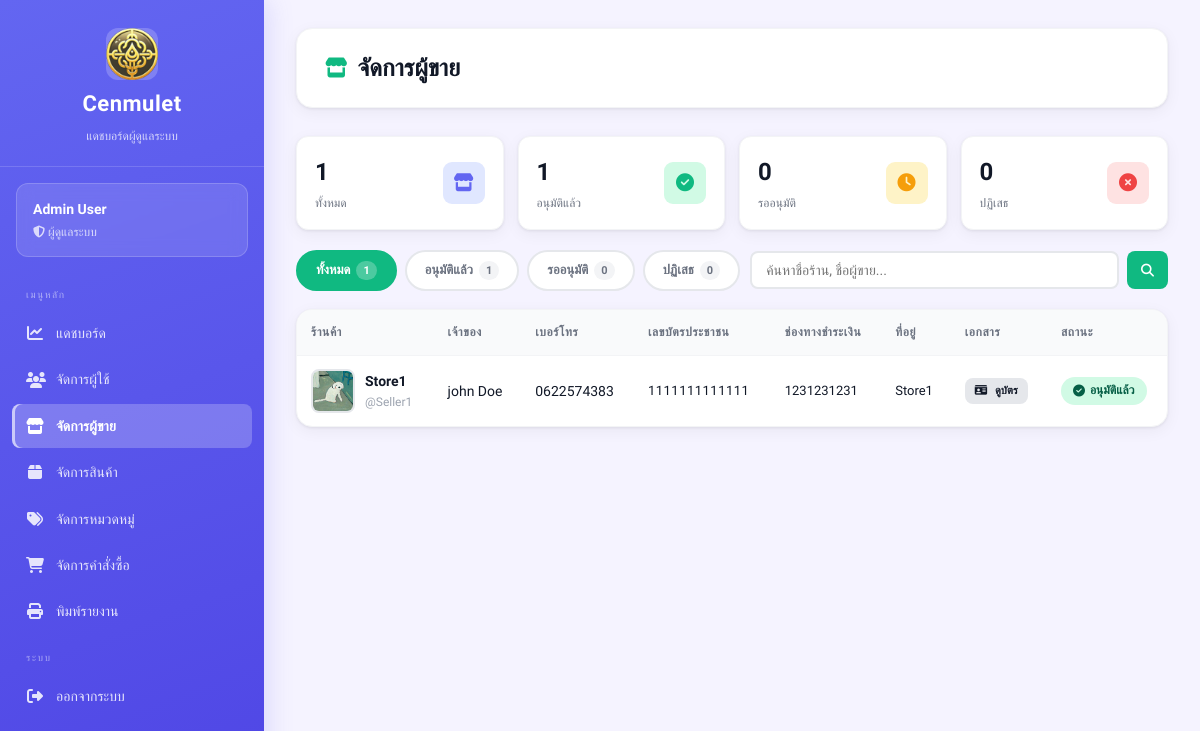
/views/admin/sellers.php (signed in), run on an earlier commit of the app's database.
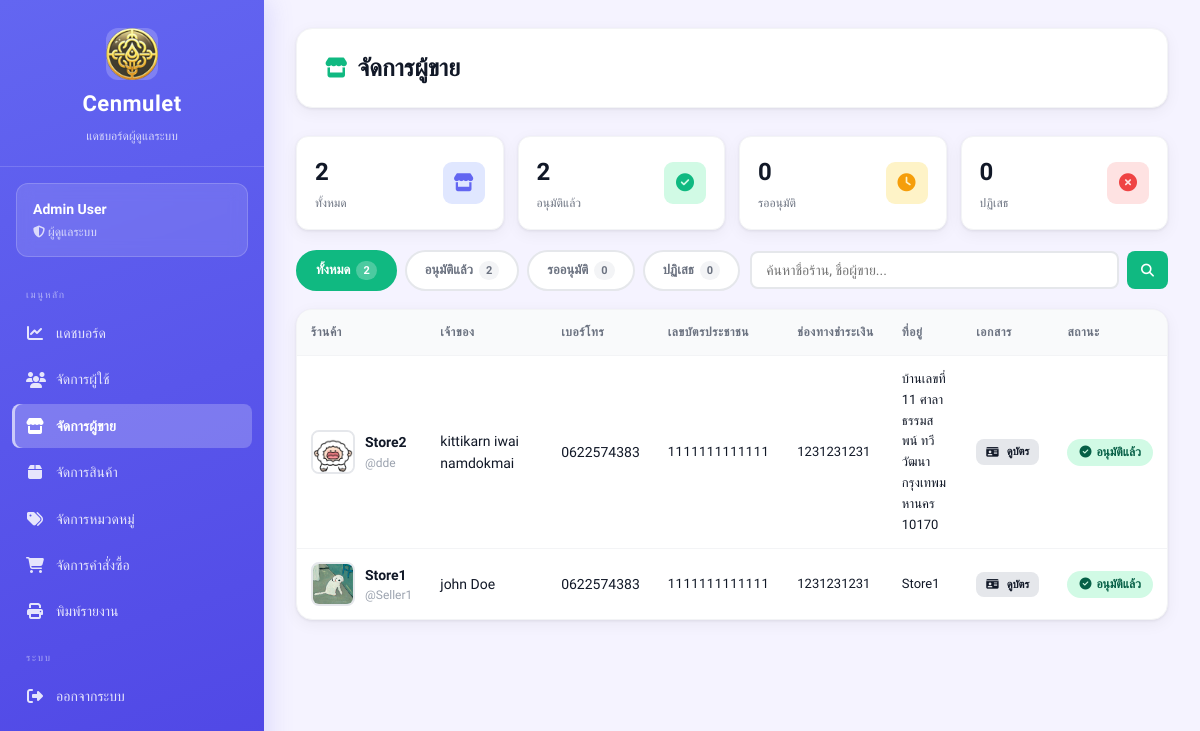
And on a later commit of the database.
### tables this page shows
CREATE TABLE sellers (
    id INTEGER PRIMARY KEY AUTOINCREMENT,
    fullname TEXT,
    store_name TEXT,
    username TEXT UNIQUE,
    password TEXT,
    address TEXT,
    img_store TEXT,
    tel TEXT,
    pay_contax TEXT,
    id_per TEXT,
    img_per TEXT,

    status TEXT DEFAULT 'pending',
    reject_reason TEXT,
    reviewed_at DATETIME
);

### views/admin/sellers.php (the view, shortened to what this page needs)
<?php
require_once __DIR__ . "/../../config/db.php";
$admin_id = $_SESSION['user_id'];
$stmt = $db->prepare("SELECT * FROM admins WHERE id = :id");
$stmt->execute([':id' => $admin_id]);
$admin = $stmt->fetch(PDO::FETCH_ASSOC);
$filter  = $_GET['filter'] ?? 'all';
$search  = trim($_GET['search'] ?? '');
$conditions = [];
$params     = [];
$where = $conditions ? "WHERE " . implode(" AND ", $conditions) : "";
$stmt = $db->prepare("SELECT * FROM sellers $where ORDER BY id DESC");
$stmt->execute($params);
$sellers = $stmt->fetchAll(PDO::FETCH_ASSOC);
$n_all      = $db->query("SELECT COUNT(*) FROM sellers")->fetchColumn();
$n_approved = $db->query("SELECT COUNT(*) FROM sellers WHERE status='approved'")->fetchColumn();
$pending_sellers = $db->query("SELECT COUNT(*) FROM sellers WHERE status='pending'")->fetchColumn();
$n_rejected = $db->query("SELECT COUNT(*) FROM sellers WHERE status='rejected'")->fetchColumn();
?>
<!DOCTYPE html>
<html lang="th">
<head>
    <link rel="stylesheet" href="/public/css/dashboard.css">
    <link rel="stylesheet" href="https://cdnjs.cloudflare.com/ajax/libs/font-awesome/6.5.1/css/all.min.css">
</head>
<body class="admin">
<div class="dashboard-container">
<?php include __DIR__ . '/_sidebar.php'; ?>
<main class="main-content">
    <div class="top-bar">
        <h1><i class="fa-solid fa-store"></i> จัดการผู้ขาย</h1>
    </div>
    <div class="stats-mini" style="margin-bottom:20px">
        <div class="stat-mini">
            <div><div class="stat-mini-value"><?php echo $n_all; ?></div><div class="stat-mini-label">ทั้งหมด</div></div>
            <div class="stat-mini-icon" style="background:#e0e7ff;color:#6366f1"><i class="fa-solid fa-store"></i></div>
        </div>
        <div class="stat-mini">
            <div><div class="stat-mini-value"><?php echo $n_approved; ?></div><div class="stat-mini-label">อนุมัติแล้ว</div></div>
            <div class="stat-mini-icon" style="background:#d1fae5;color:#10b981"><i class="fa-solid fa-check-circle"></i></div>
        </div>
        <div class="stat-mini">
            <div><div class="stat-mini-value"><?php echo $pending_sellers; ?></div><div class="stat-mini-label">รออนุมัติ</div></div>
            <div class="stat-mini-icon" style="background:#fef3c7;color:#f59e0b"><i class="fa-solid fa-clock"></i></div>
        </div>
        <div class="stat-mini">
            <div><div class="stat-mini-value"><?php echo $n_rejected; ?></div><div class="stat-mini-label">ปฏิเสธ</div></div>
            <div class="stat-mini-icon" style="background:#fee2e2;color:#ef4444"><i class="fa-solid fa-times-circle"></i></div>
        </div>
    </div>
    <div style="display:flex;gap:10px;flex-wrap:wrap;margin-bottom:18px;align-items:center">
        <div class="filter-tabs" style="margin-bottom:0">
            <a href="?filter=all<?php echo $search ? '&search='.urlencode($search) : ''; ?>"
               class="filter-tab <?php echo $filter==='all'      ? 'active':'' ?>">ทั้งหมด <span class="tab-count"><?php echo $n_all; ?></span></a>
            <a href="?filter=approved<?php echo $search ? '&search='.urlencode($search) : ''; ?>"
               class="filter-tab <?php echo $filter==='approved' ? 'active':'' ?>">อนุมัติแล้ว <span class="tab-count"><?php echo $n_approved; ?></span></a>
            <a href="?filter=pending<?php echo $search ? '&search='.urlencode($search) : ''; ?>"
               class="filter-tab <?php echo $filter==='pending'  ? 'active':'' ?>">รออนุมัติ <span class="tab-count"><?php echo $pending_sellers; ?></span></a>
            <a href="?filter=rejected<?php echo $search ? '&search='.urlencode($search) : ''; ?>"
               class="filter-tab <?php echo $filter==='rejected' ? 'active':'' ?>">ปฏิเสธ <span class="tab-count"><?php echo $n_rejected; ?></span></a>
        </div>
        <form method="GET" style="display:flex;gap:8px;flex:1;min-width:200px">
            <input type="text" name="search" value="<?php echo htmlspecialchars($search); ?>"
                   placeholder="ค้นหาชื่อร้าน, ชื่อผู้ขาย..."
                   style="flex:1;padding:9px 14px;border:2px solid #e5e7eb;border-radius:8px;font-family:inherit;font-size:14px">
            <button type="submit" class="btn btn-primary btn-sm"><i class="fa-solid fa-search"></i></button>
        </form>
    </div>
    <div class="card">
        <div class="table-wrapper">
        <?php if (count($sellers) > 0): ?>
        <table>
            <thead>
                <tr>
                    <th>ร้านค้า</th>
                    <th>เจ้าของ</th>
                    <th>เบอร์โทร</th>
                    <th>เลขบัตรประชาชน</th>
                    <th>ช่องทางชำระเงิน</th>
                    <th>ที่อยู่</th>
                    <th>เอกสาร</th>
                    <th>สถานะ</th>
                </tr>
            </thead>
            <tbody>
            <?php foreach ($sellers as $s): ?>
            <tr>
                <td>
                    <div style="display:flex;align-items:center;gap:10px">
                        <?php if (!empty($s['img_store'])): ?>
                        <img src="/uploads/sellers/<?php echo htmlspecialchars($s['img_store']); ?>"
                             style="width:44px;height:44px;border-radius:8px;object-fit:cover;border:2px solid #e5e7eb">
                        <?php else: ?>
                        <div class="no-image"><i class="fa-solid fa-store"></i></div>
                        <?php endif; ?>
                        <div>
                            <div style="font-weight:600"><?php echo htmlspecialchars($s['store_name']); ?></div>
                            <div style="font-size:12px;color:#9ca3af">@<?php echo htmlspecialchars($s['username']); ?></div>
                        </div>
                    </div>
                </td>
                <td><?php echo htmlspecialchars($s['fullname']); ?></td>
                <td><?php echo htmlspecialchars($s['tel']); ?></td>
                <td style="font-size:13px;letter-spacing:.5px"><?php echo htmlspecialchars($s['id_per'] ?? '-'); ?></td>
                <td style="font-size:13px"><?php echo htmlspecialchars($s['pay_contax'] ?? '-'); ?></td>
                <td style="font-size:13px;max-width:160px;word-break:break-word"><?php echo htmlspecialchars($s['address'] ?? '-'); ?></td>
                <td>
                    <?php if (!empty($s['img_per'])): ?>
                    <a href="/uploads/sellers/<?php echo htmlspecialchars($s['img_per']); ?>"
                       target="_blank" class="btn btn-sm btn-secondary" style="font-size:11px;padding:4px 10px">
                        <i class="fa-solid fa-id-card"></i> ดูบัตร
                    </a>
                    <?php else: ?>
                    <span style="color:#d1d5db;font-size:12px">ไม่มี</span>
                    <?php endif; ?>
                </td>
                <td>
                    <?php
                    $badges = [
                        'approved' => ['badge-success','fa-check-circle','อนุมัติแล้ว'],
                        'pending'  => ['badge-warning','fa-clock','รออนุมัติ'],
                        'rejected' => ['badge-danger', 'fa-times-circle','ปฏิเสธ'],
                    ];
                    [$cls,$icon,$label] = $badges[$s['status']] ?? ['badge-warning','fa-clock','ไม่ทราบ'];
                    ?>
                    <span class="badge <?php echo $cls; ?>">
                        <i class="fa-solid <?php echo $icon; ?>"></i> <?php echo $label; ?>
                    </span>
                </td>
            </tr>
            <?php endforeach; ?>
            </tbody>
        </table>
        <?php endif; ?>
        </div>
    </div>
</main>
</div>
</body>
</html>

### views/admin/_sidebar.php (shortened to what this page needs)
<?php
$current = basename($_SERVER['PHP_SELF']);
?>
<aside class="sidebar admin">
    <div class="sidebar-header">
        <img src="/public/images/image.png" alt="">
        <h2>Cenmulet</h2>
        <p>แดชบอร์ดผู้ดูแลระบบ</p>
    </div>
    <div class="sidebar-user">
        <h3><?php echo htmlspecialchars($admin['fullname']); ?></h3>
        <p><i class="fa-solid fa-shield-halved"></i> ผู้ดูแลระบบ</p>
    </div>
    <ul class="sidebar-menu">
        <li class="menu-sep">เมนูหลัก</li>
        <li>
            <a href="/views/admin/dashboard.php"
               class="<?php echo $current === 'dashboard.php' ? 'active' : ''; ?>">
                <i class="fa-solid fa-chart-line"></i> แดชบอร์ด
            </a>
        </li>
        <li>
            <a href="/views/admin/users.php"
               class="<?php echo $current === 'users.php' ? 'active' : ''; ?>">
                <i class="fa-solid fa-users"></i> จัดการผู้ใช้
            </a>
        </li>
        <li>
            <a href="/views/admin/sellers.php"
               class="<?php echo in_array($current, ['sellers.php','approve_sellers.php']) ? 'active' : ''; ?>">
                <i class="fa-solid fa-store"></i> จัดการผู้ขาย
            </a>
        </li>
        <li>
            <a href="/views/admin/products.php"
               class="<?php echo $current === 'products.php' ? 'active' : ''; ?>">
                <i class="fa-solid fa-box"></i> จัดการสินค้า
            </a>
        </li>
        <li>
            <a href="/views/admin/categories.php"
               class="<?php echo $current === 'categories.php' ? 'active' : ''; ?>">
                <i class="fa-solid fa-tags"></i> จัดการหมวดหมู่
            </a>
        </li>
        <li>
            <a href="/views/admin/orders.php"
               class="<?php echo $current === 'orders.php' ? 'active' : ''; ?>">
                <i class="fa-solid fa-cart-shopping"></i> จัดการคำสั่งซื้อ
            </a>
        </li>
        <li>
            <a href="/views/admin/report.php"
               class="<?php echo $current === 'report.php' ? 'active' : ''; ?>">
                <i class="fa-solid fa-print"></i> พิมพ์รายงาน
            </a>
        </li>
        <li class="menu-sep">ระบบ</li>
        <li>
            <a href="/auth/logout.php">
                <i class="fa-solid fa-right-from-bracket"></i> ออกจากระบบ
            </a>
        </li>
    </ul>
</aside>

What changed in the data, as far as the page shows it:
added sellers: img_store (picture), store_name "Store2", username "dde", fullname "kittikarn iwai namdokmai", tel "0622574383", id_per "1111111111111", pay_contax "1231231231", address "บ้านเลขที่ 11 ศาลาธรรมสพน์ ทวีวัฒนา กรุงเทพมหานคร 10170", label "อนุมัติแล้ว"
Also different on the page:
$n_all: "1" → "2"
$n_approved: "1" → "2"
